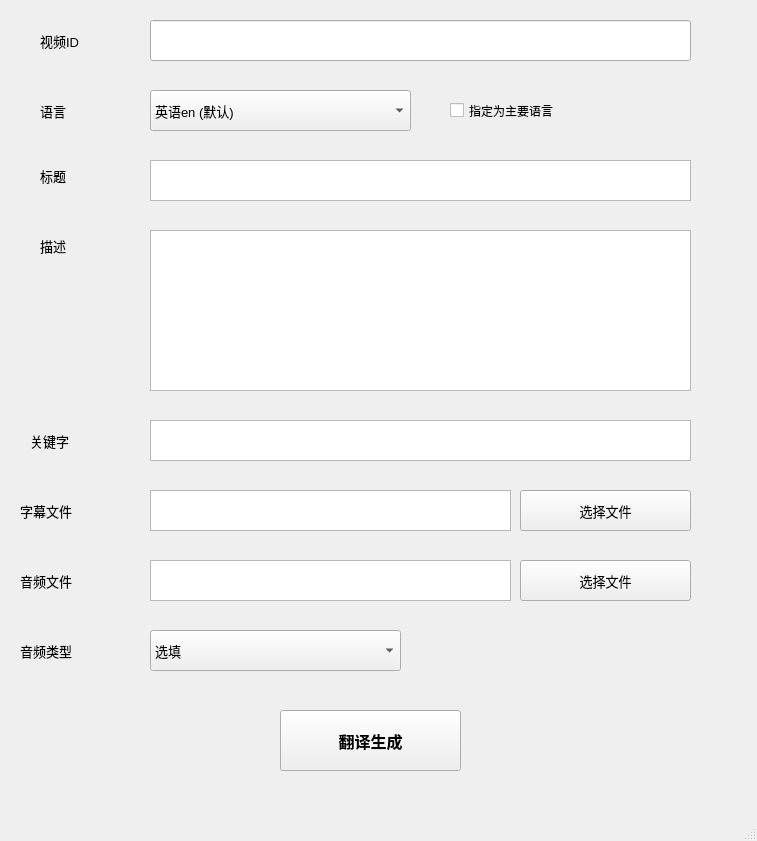
<?xml version="1.0" encoding="UTF-8"?>
<ui version="4.0">
 <class>MainWindow</class>
 <widget class="QMainWindow" name="MainWindow">
  <property name="geometry">
   <rect>
    <x>0</x>
    <y>0</y>
    <width>757</width>
    <height>841</height>
   </rect>
  </property>
  <property name="font">
   <font>
    <pointsize>10</pointsize>
   </font>
  </property>
  <property name="windowTitle">
   <string>MainWindow</string>
  </property>
  <widget class="QWidget" name="centralwidget">
   <widget class="QLabel" name="video_id">
    <property name="geometry">
     <rect>
      <x>40</x>
      <y>20</y>
      <width>111</width>
      <height>41</height>
     </rect>
    </property>
    <property name="font">
     <font>
      <pointsize>10</pointsize>
     </font>
    </property>
    <property name="text">
     <string>视频ID</string>
    </property>
   </widget>
   <widget class="QCheckBox" name="mainornot">
    <property name="geometry">
     <rect>
      <x>450</x>
      <y>90</y>
      <width>221</width>
      <height>41</height>
     </rect>
    </property>
    <property name="font">
     <font>
      <pointsize>9</pointsize>
     </font>
    </property>
    <property name="text">
     <string>指定为主要语言</string>
    </property>
   </widget>
   <widget class="QComboBox" name="lang_choice">
    <property name="geometry">
     <rect>
      <x>150</x>
      <y>90</y>
      <width>261</width>
      <height>41</height>
     </rect>
    </property>
    <property name="font">
     <font>
      <pointsize>10</pointsize>
     </font>
    </property>
    <item>
     <property name="text">
      <string>英语en (默认)</string>
     </property>
    </item>
    <item>
     <property name="text">
      <string>韩语kor</string>
     </property>
    </item>
    <item>
     <property name="text">
      <string>泰语th</string>
     </property>
    </item>
    <item>
     <property name="text">
      <string>葡萄牙语pt</string>
     </property>
    </item>
    <item>
     <property name="text">
      <string>希腊语el</string>
     </property>
    </item>
    <item>
     <property name="text">
      <string>保加利亚语bul</string>
     </property>
    </item>
    <item>
     <property name="text">
      <string>芬兰语fin</string>
     </property>
    </item>
    <item>
     <property name="text">
      <string>斯洛文尼亚slo</string>
     </property>
    </item>
    <item>
     <property name="text">
      <string>法语fra</string>
     </property>
    </item>
    <item>
     <property name="text">
      <string>阿拉伯语ara</string>
     </property>
    </item>
    <item>
     <property name="text">
      <string>德语de</string>
     </property>
    </item>
    <item>
     <property name="text">
      <string>荷兰语nl</string>
     </property>
    </item>
    <item>
     <property name="text">
      <string>爱沙尼亚语est</string>
     </property>
    </item>
    <item>
     <property name="text">
      <string>捷克语cs</string>
     </property>
    </item>
    <item>
     <property name="text">
      <string>瑞典语swe</string>
     </property>
    </item>
    <item>
     <property name="text">
      <string>越南语vie</string>
     </property>
    </item>
    <item>
     <property name="text">
      <string>日语jp</string>
     </property>
    </item>
    <item>
     <property name="text">
      <string>西班牙语spa</string>
     </property>
    </item>
    <item>
     <property name="text">
      <string>俄语ru</string>
     </property>
    </item>
    <item>
     <property name="text">
      <string>意大利语it</string>
     </property>
    </item>
    <item>
     <property name="text">
      <string>波兰语pl</string>
     </property>
    </item>
    <item>
     <property name="text">
      <string>丹麦语dan</string>
     </property>
    </item>
    <item>
     <property name="text">
      <string>罗马尼亚语rom</string>
     </property>
    </item>
    <item>
     <property name="text">
      <string>匈牙利语hul</string>
     </property>
    </item>
   </widget>
   <widget class="QLabel" name="title">
    <property name="geometry">
     <rect>
      <x>40</x>
      <y>160</y>
      <width>91</width>
      <height>31</height>
     </rect>
    </property>
    <property name="font">
     <font>
      <pointsize>10</pointsize>
     </font>
    </property>
    <property name="text">
     <string>标题</string>
    </property>
   </widget>
   <widget class="QTextEdit" name="title_con">
    <property name="geometry">
     <rect>
      <x>150</x>
      <y>160</y>
      <width>541</width>
      <height>41</height>
     </rect>
    </property>
   </widget>
   <widget class="QLabel" name="description">
    <property name="geometry">
     <rect>
      <x>40</x>
      <y>230</y>
      <width>91</width>
      <height>31</height>
     </rect>
    </property>
    <property name="font">
     <font>
      <pointsize>10</pointsize>
     </font>
    </property>
    <property name="text">
     <string>描述</string>
    </property>
   </widget>
   <widget class="QLineEdit" name="video_id_con">
    <property name="geometry">
     <rect>
      <x>150</x>
      <y>20</y>
      <width>541</width>
      <height>41</height>
     </rect>
    </property>
   </widget>
   <widget class="QPlainTextEdit" name="desc_con">
    <property name="geometry">
     <rect>
      <x>150</x>
      <y>230</y>
      <width>541</width>
      <height>161</height>
     </rect>
    </property>
    <property name="font">
     <font>
      <pointsize>10</pointsize>
      <underline>false</underline>
     </font>
    </property>
    <property name="backgroundVisible">
     <bool>false</bool>
    </property>
    <property name="centerOnScroll">
     <bool>false</bool>
    </property>
   </widget>
   <widget class="QLabel" name="keywords">
    <property name="geometry">
     <rect>
      <x>30</x>
      <y>420</y>
      <width>101</width>
      <height>41</height>
     </rect>
    </property>
    <property name="font">
     <font>
      <pointsize>10</pointsize>
     </font>
    </property>
    <property name="text">
     <string>关键字</string>
    </property>
   </widget>
   <widget class="QTextEdit" name="key_con">
    <property name="geometry">
     <rect>
      <x>150</x>
      <y>420</y>
      <width>541</width>
      <height>41</height>
     </rect>
    </property>
   </widget>
   <widget class="QLabel" name="srt_file">
    <property name="geometry">
     <rect>
      <x>20</x>
      <y>490</y>
      <width>121</width>
      <height>41</height>
     </rect>
    </property>
    <property name="font">
     <font>
      <pointsize>10</pointsize>
     </font>
    </property>
    <property name="text">
     <string>字幕文件</string>
    </property>
   </widget>
   <widget class="QTextEdit" name="srt_file_con">
    <property name="geometry">
     <rect>
      <x>150</x>
      <y>490</y>
      <width>361</width>
      <height>41</height>
     </rect>
    </property>
   </widget>
   <widget class="QPushButton" name="choicesrt_button">
    <property name="geometry">
     <rect>
      <x>520</x>
      <y>490</y>
      <width>171</width>
      <height>41</height>
     </rect>
    </property>
    <property name="text">
     <string>选择文件</string>
    </property>
   </widget>
   <widget class="QTextEdit" name="audio_file_con">
    <property name="geometry">
     <rect>
      <x>150</x>
      <y>560</y>
      <width>361</width>
      <height>41</height>
     </rect>
    </property>
   </widget>
   <widget class="QPushButton" name="choiceaudio_button_">
    <property name="geometry">
     <rect>
      <x>520</x>
      <y>560</y>
      <width>171</width>
      <height>41</height>
     </rect>
    </property>
    <property name="text">
     <string>选择文件</string>
    </property>
   </widget>
   <widget class="QLabel" name="audio_file">
    <property name="geometry">
     <rect>
      <x>20</x>
      <y>560</y>
      <width>121</width>
      <height>41</height>
     </rect>
    </property>
    <property name="font">
     <font>
      <pointsize>10</pointsize>
     </font>
    </property>
    <property name="text">
     <string>音频文件</string>
    </property>
   </widget>
   <widget class="QLabel" name="language">
    <property name="geometry">
     <rect>
      <x>40</x>
      <y>90</y>
      <width>91</width>
      <height>41</height>
     </rect>
    </property>
    <property name="font">
     <font>
      <pointsize>10</pointsize>
     </font>
    </property>
    <property name="text">
     <string>语言</string>
    </property>
   </widget>
   <widget class="QComboBox" name="audio_choice">
    <property name="geometry">
     <rect>
      <x>150</x>
      <y>630</y>
      <width>251</width>
      <height>41</height>
     </rect>
    </property>
    <property name="font">
     <font>
      <pointsize>10</pointsize>
     </font>
    </property>
    <item>
     <property name="text">
      <string>选填</string>
     </property>
    </item>
    <item>
     <property name="text">
      <string>localized_audio</string>
     </property>
    </item>
    <item>
     <property name="text">
      <string>audio_description</string>
     </property>
    </item>
    <item>
     <property name="text">
      <string>commentary</string>
     </property>
    </item>
   </widget>
   <widget class="QLabel" name="audio_type">
    <property name="geometry">
     <rect>
      <x>20</x>
      <y>630</y>
      <width>121</width>
      <height>41</height>
     </rect>
    </property>
    <property name="font">
     <font>
      <pointsize>10</pointsize>
     </font>
    </property>
    <property name="text">
     <string>音频类型</string>
    </property>
   </widget>
   <widget class="QPushButton" name="synthetise">
    <property name="geometry">
     <rect>
      <x>280</x>
      <y>710</y>
      <width>181</width>
      <height>61</height>
     </rect>
    </property>
    <property name="font">
     <font>
      <pointsize>12</pointsize>
      <weight>75</weight>
      <italic>false</italic>
      <bold>true</bold>
      <underline>false</underline>
      <strikeout>false</strikeout>
      <kerning>true</kerning>
     </font>
    </property>
    <property name="text">
     <string>翻译生成</string>
    </property>
   </widget>
  </widget>
  <widget class="QStatusBar" name="statusbar"/>
  <widget class="QMenuBar" name="menubar">
   <property name="geometry">
    <rect>
     <x>0</x>
     <y>0</y>
     <width>757</width>
     <height>23</height>
    </rect>
   </property>
  </widget>
 </widget>
 <resources/>
 <connections/>
</ui>
